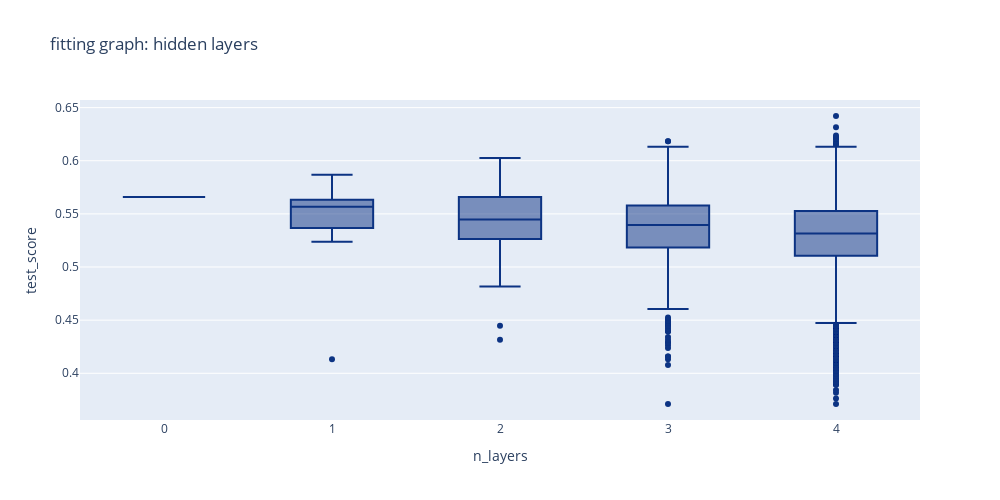

Notebook code for this chart:
### Code cell
fig = px.box(
    data_frame = mlpc_optim.results,
    y = "test_score",
    x = "n_layers",

    title = "fitting graph: hidden layers",
    width = 1000,
    height = 500,
    color_discrete_sequence = plt_style_s,
)

fig.show()

### Figure 1 — Plotly figure (JSON) as saved in the notebook; plotly's stock layout.template omitted (floating-point values rounded to 4 significant figures; data arrays with more than 128 entries replaced by an {"elided": "..."} marker saying what was removed)
{"data": [{"alignmentgroup": "True", "hovertemplate": "n_layers=%{x}<br>test_score=%{y}<extra></extra>", "legendgroup": "", "marker": {"color": "rgb(12,51,131)"}, "name": "", "notched": false, "offsetgroup": "", "orientation": "v", "showlegend": false, "type": "box", "x": {"elided": "11111 int values"}, "x0": " ", "xaxis": "x", "y": {"elided": "11111 float values"}, "y0": " ", "yaxis": "y"}], "layout": {"boxmode": "group", "height": 500, "legend": {"tracegroupgap": 0}, "title": {"text": "fitting graph: hidden layers"}, "width": 1000, "xaxis": {"anchor": "y", "domain": [0, 1], "title": {"text": "n_layers"}}, "yaxis": {"anchor": "x", "domain": [0, 1], "title": {"text": "test_score"}}}}
